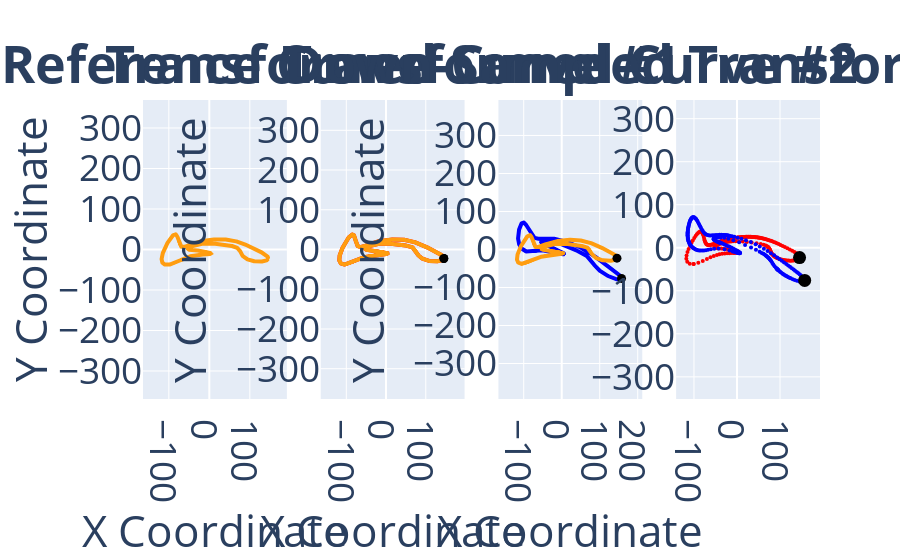
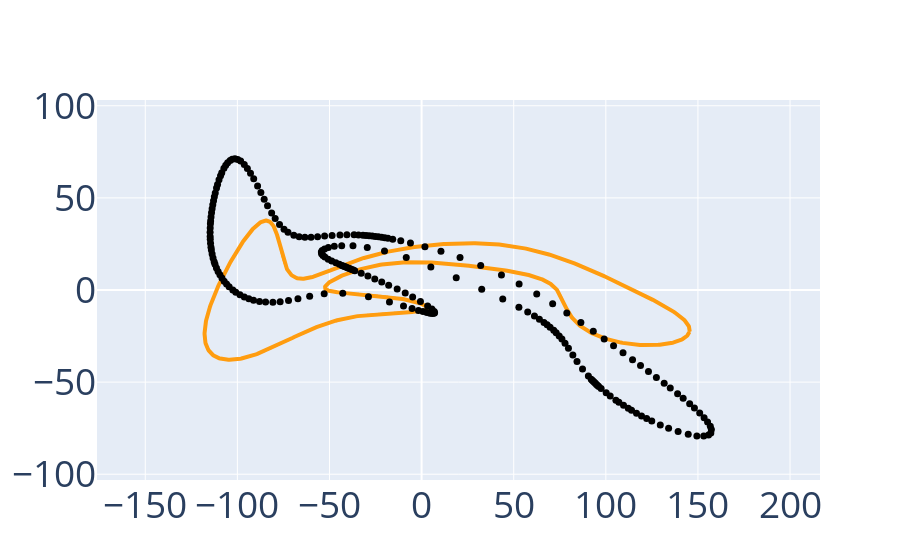
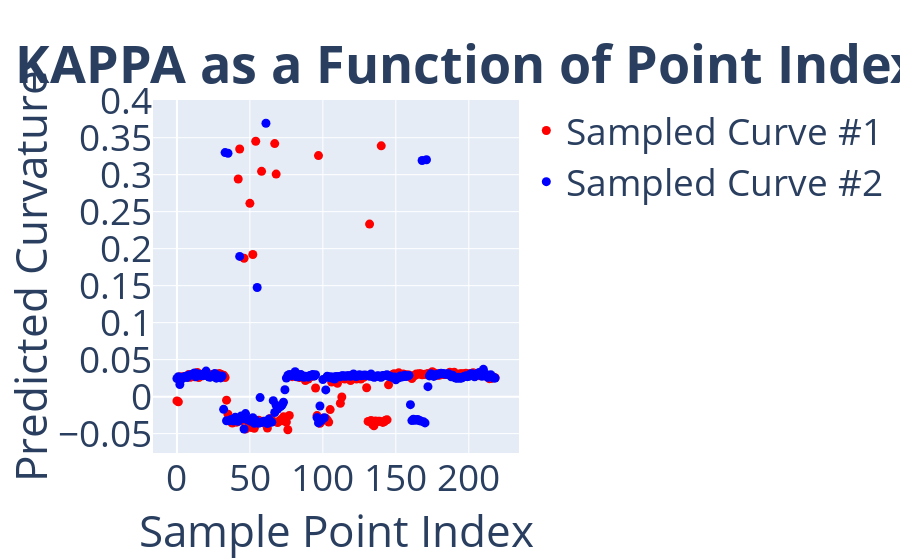
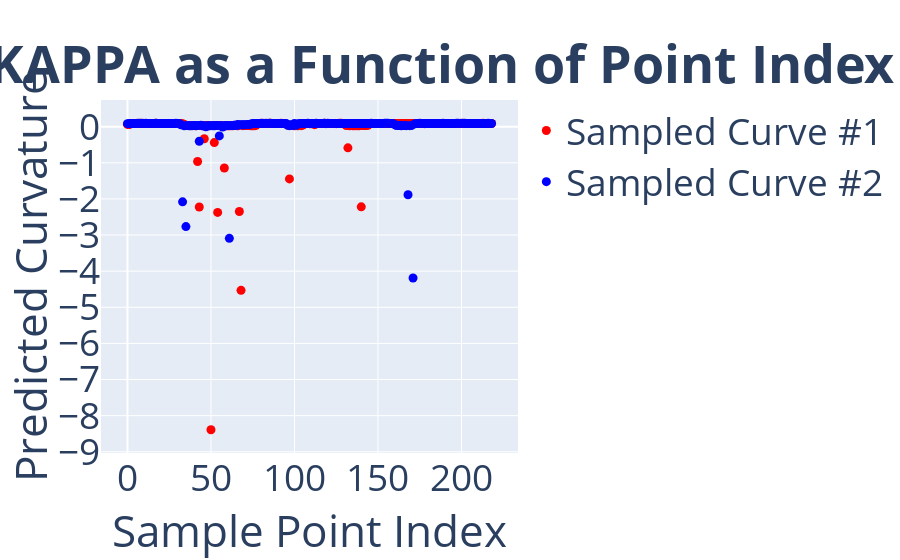

Write notebook code for charts like these, in order.
### Markdown cell above
# EVALUATE SIGNATURES

### Code cell
plot_utils.plot_curve_comparisons(
    curve_records=curve_records, 
    curve_colors=curve_colors,
    sampling_ratio=sampling_ratio,
    transformation_group_type=group,
    plot_to_screen=True,
    normalize_signature=False)

### Figure 1 — Plotly figure (JSON) as saved in the notebook; plotly's stock layout.template omitted (floating-point values rounded to 4 significant figures; data arrays with more than 128 entries replaced by an {"elided": "..."} marker saying what was removed)
{"data": [{"line": {"color": "#FF9D11", "width": 4}, "marker": {"size": 2}, "mode": "lines+markers", "name": "Reference Curve", "type": "scatter", "x": {"elided": "1099 float values"}, "xaxis": "x", "y": {"elided": "1099 float values"}, "yaxis": "y"}, {"line": {"color": "#FF0000", "width": 4}, "marker": {"size": 2}, "mode": "lines+markers", "name": "Transformed Curve #1", "type": "scatter", "x": {"elided": "1099 float values"}, "xaxis": "x2", "y": {"elided": "1099 float values"}, "yaxis": "y2"}, {"hoverinfo": "skip", "marker": {"cmax": 1099, "cmin": 0, "color": "black", "colorscale": [[0, "#ff0000"], [0.1111, "#ffa700"], [0.2222, "#afff00"], [0.3333, "#08ff00"], [0.4444, "#00ff9f"], [0.5556, "#00b7ff"], [0.6667, "#0010ff"], [0.7778, "#9700ff"], [0.8889, "#ff00bf"], [1, "#ff0000"]], "size": 9}, "mode": "markers", "name": "", "type": "scatter", "x": [145.4], "xaxis": "x2", "y": [-22.74], "yaxis": "y2"}, {"line": {"color": "#FF9D11", "width": 4}, "marker": {"size": 2}, "mode": "lines+markers", "name": "", "type": "scatter", "x": {"elided": "1099 float values"}, "xaxis": "x2", "y": {"elided": "1099 float values"}, "yaxis": "y2"}, {"hoverinfo": "skip", "marker": {"cmax": 1099, "cmin": 0, "color": "black", "colorscale": [[0, "#ff0000"], [0.1111, "#ffa700"], [0.2222, "#afff00"], [0.3333, "#08ff00"], [0.4444, "#00ff9f"], [0.5556, "#00b7ff"], [0.6667, "#0010ff"], [0.7778, "#9700ff"], [0.8889, "#ff00bf"], [1, "#ff0000"]], "size": 9}, "mode": "markers", "name": "", "type": "scatter", "x": [145.4], "xaxis": "x2", "y": [-22.74], "yaxis": "y2"}, {"hoverinfo": "skip", "marker": {"cmax": 1099, "cmin": 0, "color": "#FF0000", "colorscale": [[0, "#ff0000"], [0.1111, "#ffa700"], [0.2222, "#afff00"], [0.3333, "#08ff00"], [0.4444, "#00ff9f"], [0.5556, "#00b7ff"], [0.6667, "#0010ff"], [0.7778, "#9700ff"], [0.8889, "#ff00bf"], [1, "#ff0000"]], "size": 4}, "mode": "markers", "name": "", "type": "scatter", "x": {"elided": "219 float values"}, "xaxis": "x4", "y": {"elided": "219 float values"}, "yaxis": "y4"}, {"hoverinfo": "skip", "marker": {"cmax": 1099, "cmin": 0, "color": "black", "colorscale": [[0, "#ff0000"], [0.1111, "#ffa700"], [0.2222, "#afff00"], [0.3333, "#08ff00"], [0.4444, "#00ff9f"], [0.5556, "#00b7ff"], [0.6667, "#0010ff"], [0.7778, "#9700ff"], [0.8889, "#ff00bf"], [1, "#ff0000"]], "size": 13}, "mode": "markers", "name": "", "type": "scatter", "x": [145.4], "xaxis": "x4", "y": [-22.74], "yaxis": "y4"}, {"line": {"color": "#0000FF", "width": 4}, "marker": {"size": 2}, "mode": "lines+markers", "name": "Transformed Curve #2", "type": "scatter", "x": {"elided": "1099 float values"}, "xaxis": "x3", "y": {"elided": "1099 float values"}, "yaxis": "y3"}, {"hoverinfo": "skip", "marker": {"cmax": 1099, "cmin": 0, "color": "black", "colorscale": [[0, "#ff0000"], [0.1111, "#ffa700"], [0.2222, "#afff00"], [0.3333, "#08ff00"], [0.4444, "#00ff9f"], [0.5556, "#00b7ff"], [0.6667, "#0010ff"], [0.7778, "#9700ff"], [0.8889, "#ff00bf"], [1, "#ff0000"]], "size": 9}, "mode": "markers", "name": "", "type": "scatter", "x": [157.3], "xaxis": "x3", "y": [-76.04], "yaxis": "y3"}, {"line": {"color": "#FF9D11", "width": 4}, "marker": {"size": 2}, "mode": "lines+markers", "name": "", "type": "scatter", "x": {"elided": "1099 float values"}, "xaxis": "x3", "y": {"elided": "1099 float values"}, "yaxis": "y3"}, {"hoverinfo": "skip", "marker": {"cmax": 1099, "cmin": 0, "color": "black", "colorscale": [[0, "#ff0000"], [0.1111, "#ffa700"], [0.2222, "#afff00"], [0.3333, "#08ff00"], [0.4444, "#00ff9f"], [0.5556, "#00b7ff"], [0.6667, "#0010ff"], [0.7778, "#9700ff"], [0.8889, "#ff00bf"], [1, "#ff0000"]], "size": 9}, "mode": "markers", "name": "", "type": "scatter", "x": [145.4], "xaxis": "x3", "y": [-22.74], "yaxis": "y3"}, {"hoverinfo": "skip", "marker": {"cmax": 1099, "cmin": 0, "color": "#0000FF", "colorscale": [[0, "#ff0000"], [0.1111, "#ffa700"], [0.2222, "#afff00"], [0.3333, "#08ff00"], [0.4444, "#00ff9f"], [0.5556, "#00b7ff"], [0.6667, "#0010ff"], [0.7778, "#9700ff"], [0.8889, "#ff00bf"], [1, "#ff0000"]], "size": 4}, "mode": "markers", "name": "", "type": "scatter", "x": {"elided": "219 float values"}, "xaxis": "x4", "y": {"elided": "219 float values"}, "yaxis": "y4"}, {"hoverinfo": "skip", "marker": {"cmax": 1099, "cmin": 0, "color": "black", "colorscale": [[0, "#ff0000"], [0.1111, "#ffa700"], [0.2222, "#afff00"], [0.3333, "#08ff00"], [0.4444, "#00ff9f"], [0.5556, "#00b7ff"], [0.6667, "#0010ff"], [0.7778, "#9700ff"], [0.8889, "#ff00bf"], [1, "#ff0000"]], "size": 13}, "mode": "markers", "name": "", "type": "scatter", "x": [157.3], "xaxis": "x4", "y": [-76.04], "yaxis": "y4"}], "layout": {"annotations": [{"font": {"size": 52}, "showarrow": false, "text": "<b>Reference Curve</b>", "x": 0.1062, "xanchor": "center", "xref": "paper", "y": 1, "yanchor": "bottom", "yref": "paper"}, {"font": {"size": 52}, "showarrow": false, "text": "<b>Transformed Curve #1</b>", "x": 0.3688, "xanchor": "center", "xref": "paper", "y": 1, "yanchor": "bottom", "yref": "paper"}, {"font": {"size": 52}, "showarrow": false, "text": "<b>Transformed Curve #2</b>", "x": 0.6313, "xanchor": "center", "xref": "paper", "y": 1, "yanchor": "bottom", "yref": "paper"}, {"font": {"size": 52}, "showarrow": false, "text": "<b>Down-Sampled Transformed Curves</b>", "x": 0.8938, "xanchor": "center", "xref": "paper", "y": 1, "yanchor": "bottom", "yref": "paper"}], "font": {"size": 37}, "showlegend": false, "xaxis": {"anchor": "y", "domain": [0, 0.2125], "title": {"text": "X Coordinate"}}, "xaxis2": {"anchor": "y2", "domain": [0.2625, 0.475], "title": {"text": "X Coordinate"}}, "xaxis3": {"anchor": "y3", "domain": [0.525, 0.7375], "title": {"text": "X Coordinate"}}, "xaxis4": {"anchor": "y4", "domain": [0.7875, 1]}, "yaxis": {"anchor": "x", "domain": [0, 1], "range": [-103.1, 103.1], "scaleanchor": "x", "scaleratio": 1, "title": {"text": "Y Coordinate"}}, "yaxis2": {"anchor": "x2", "domain": [0, 1], "range": [-103.1, 103.1], "scaleanchor": "x2", "scaleratio": 1, "title": {"text": "Y Coordinate"}}, "yaxis3": {"anchor": "x3", "domain": [0, 1], "range": [-103.1, 103.1], "scaleanchor": "x3", "scaleratio": 1, "title": {"text": "Y Coordinate"}}, "yaxis4": {"anchor": "x4", "domain": [0, 1], "scaleanchor": "x4", "scaleratio": 1}}}

### Figure 2 — Plotly figure (JSON) as saved in the notebook; plotly's stock layout.template omitted (floating-point values rounded to 4 significant figures; data arrays with more than 128 entries replaced by an {"elided": "..."} marker saying what was removed)
{"data": [{"line": {"color": "#FF9D11", "width": 4}, "marker": {"size": 2}, "mode": "lines+markers", "name": "", "type": "scatter", "x": {"elided": "1099 float values"}, "xaxis": "x", "y": {"elided": "1099 float values"}, "yaxis": "y"}, {"hoverinfo": "skip", "marker": {"cmax": 1099, "cmin": 0, "color": "black", "colorscale": [[0, "#ff0000"], [0.1111, "#ffa700"], [0.2222, "#afff00"], [0.3333, "#08ff00"], [0.4444, "#00ff9f"], [0.5556, "#00b7ff"], [0.6667, "#0010ff"], [0.7778, "#9700ff"], [0.8889, "#ff00bf"], [1, "#ff0000"]], "size": 7}, "mode": "markers", "name": "", "type": "scatter", "x": {"elided": "219 float values"}, "xaxis": "x", "y": {"elided": "219 float values"}, "yaxis": "y"}], "layout": {"font": {"size": 37}, "showlegend": false, "xaxis": {"anchor": "y", "domain": [0, 1]}, "yaxis": {"anchor": "x", "domain": [0, 1], "range": [-103.1, 103.1], "scaleanchor": "x", "scaleratio": 1}}}

### Figure 3 — Plotly figure (JSON) as saved in the notebook; plotly's stock layout.template omitted (floating-point values rounded to 4 significant figures; data arrays with more than 128 entries replaced by an {"elided": "..."} marker saying what was removed)
{"data": [{"line": {"color": "#FF0000", "width": 4}, "marker": {"color": "#FF0000", "size": 9}, "mode": "markers", "name": "Sampled Curve #1", "type": "scatter", "x": {"elided": "219 int values"}, "xaxis": "x", "y": {"elided": "219 float values"}, "yaxis": "y"}, {"line": {"color": "#0000FF", "width": 4}, "marker": {"color": "#0000FF", "size": 9}, "mode": "markers", "name": "Sampled Curve #2", "type": "scatter", "x": {"elided": "219 int values"}, "xaxis": "x", "y": {"elided": "219 float values"}, "yaxis": "y"}], "layout": {"annotations": [{"font": {"size": 52}, "showarrow": false, "text": "<b>Predicted KAPPA as a Function of Point Index</b>", "x": 0.5, "xanchor": "center", "xref": "paper", "y": 1, "yanchor": "bottom", "yref": "paper"}], "font": {"size": 37}, "xaxis": {"anchor": "y", "domain": [0, 1], "title": {"text": "Sample Point Index"}}, "yaxis": {"anchor": "x", "domain": [0, 1], "title": {"text": "Predicted Curvature"}}}}

### Figure 4 — Plotly figure (JSON) as saved in the notebook; plotly's stock layout.template omitted (floating-point values rounded to 4 significant figures; data arrays with more than 128 entries replaced by an {"elided": "..."} marker saying what was removed)
{"data": [{"line": {"color": "#FF0000", "width": 4}, "marker": {"color": "#FF0000", "size": 9}, "mode": "markers", "name": "Sampled Curve #1", "type": "scatter", "x": {"elided": "219 int values"}, "xaxis": "x", "y": {"elided": "219 float values"}, "yaxis": "y"}, {"line": {"color": "#0000FF", "width": 4}, "marker": {"color": "#0000FF", "size": 9}, "mode": "markers", "name": "Sampled Curve #2", "type": "scatter", "x": {"elided": "219 int values"}, "xaxis": "x", "y": {"elided": "219 float values"}, "yaxis": "y"}], "layout": {"annotations": [{"font": {"size": 52}, "showarrow": false, "text": "<b>Predicted KAPPA as a Function of Point Index</b>", "x": 0.5, "xanchor": "center", "xref": "paper", "y": 1, "yanchor": "bottom", "yref": "paper"}], "font": {"size": 37}, "xaxis": {"anchor": "y", "domain": [0, 1], "title": {"text": "Sample Point Index"}}, "yaxis": {"anchor": "x", "domain": [0, 1], "title": {"text": "Predicted Curvature"}}}}
